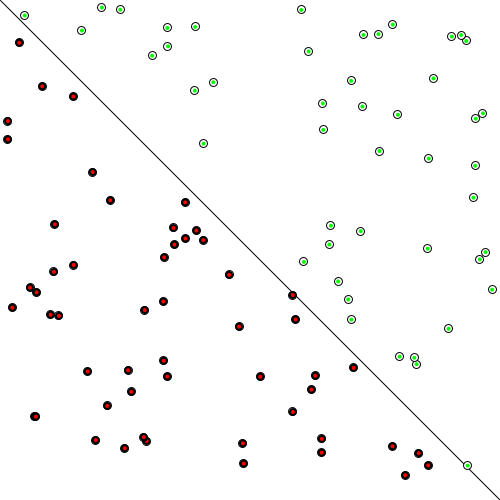
Frame 1 (no input)
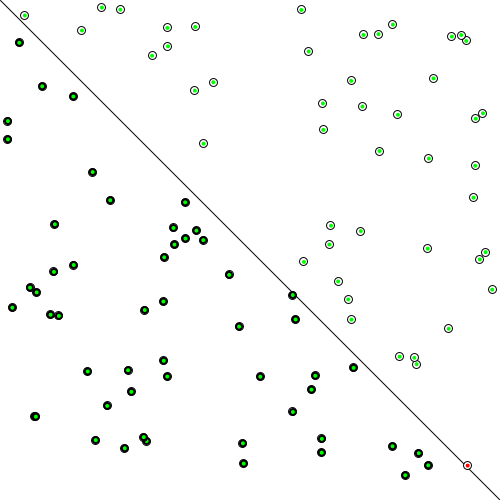
Frame 60 (the mouse pressed at the canvas centre just before this capture)
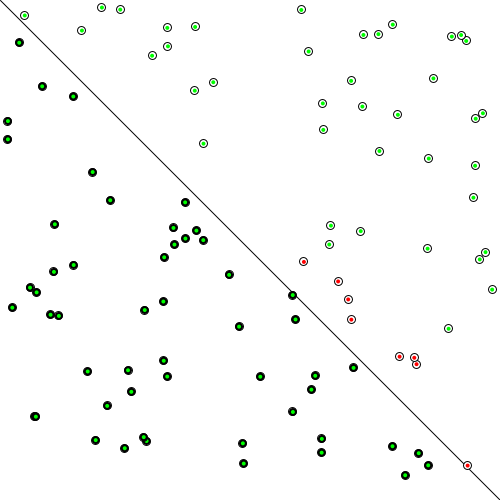
Frame 120 (the mouse held since frame 60 and released just before this capture)

The Processing sketch that drew these frames (run headless with seeded random() and noise(); from frame 60 on, the mouse is pressed at the canvas centre):

// Processing sketch: SimplePerceptron
// ── SimplePerceptron.pde
Perceptron brain;
Point[] points = new Point[100];
int trainingIndex = 0;
void setup(){
  size(500,500);
  float[] inputs = {-1,0.5};
  for( int i = 0; i< points.length; i++){
    points[i] = new Point(); 
  }
  brain =  new Perceptron();
  int output = brain.guess(inputs);
  
}
void draw(){
  background(255);
  stroke(0);
  line(0,0,width,height);
  for( Point pt: points){
    //paint the points
     pt.show();
    float[]inputs = {pt.x,pt.y};
     int guess = brain.guess(inputs);
     if(guess == pt.label)
       fill(0,255,0);
      else
        fill(255,0,0);
      noStroke();
      ellipse(pt.x,pt.y,4,4);
  }
  
    Point trainingPoint = points[trainingIndex];
    float[]inputTraning = {trainingPoint.x,trainingPoint.y};
    brain.train(inputTraning, trainingPoint.label);
    trainingIndex++;
     if(trainingIndex == points.length)
     {
       trainingIndex =0;
     }
  
  
}

void mouseReleased(){
  
    println("Pressed");
}

// ── Perceptron.pde

public class Perceptron{
  
  float[] weight = new float[2];
  float learning_rate = 0.01;
  //Constructor
  public Perceptron(){
    //Initialize weights with randmon weights
     for( int i = 0; i<weight.length; i++)
     {
        weight[i] = random(-1,1); 
     }
  }
  
  //This is the sum step
  public int guess(float[] inputs){
    float sum = 0;
    for(int i = 0; i< weight.length ; i++)
    {
      sum += inputs[i] * weight[i];
    }
    int output = sign(sum);
    return output;
    
  }
  
  //Activation function
  public int sign(float n){
    if(n > 0)
      return 1;
    else
      return -1;
  }
  
  void train(float[] inputs, int target){
     int guess = guess(inputs);
     int error = target - guess;
      
     //Tune all the weights
     for (int i = 0; i< weight.length; i++)
     {
       weight[i] += error * inputs[i] * learning_rate;
     }
    
    
  }
    
  
}

// ── Training.pde

public class Point {
  float x;
  float y;
  int label;
  
  public Point(){
   x = random(width);
   y = random(height);
   
   if(x > y)
     label = 1;
   else
     label = -1;
   
  }
  
  public void show() {
    
    stroke(0);
    if(label ==1)
      fill(255);
    else
      fill(0);
      
    ellipse(x,y,8,8);
  }
  
}
